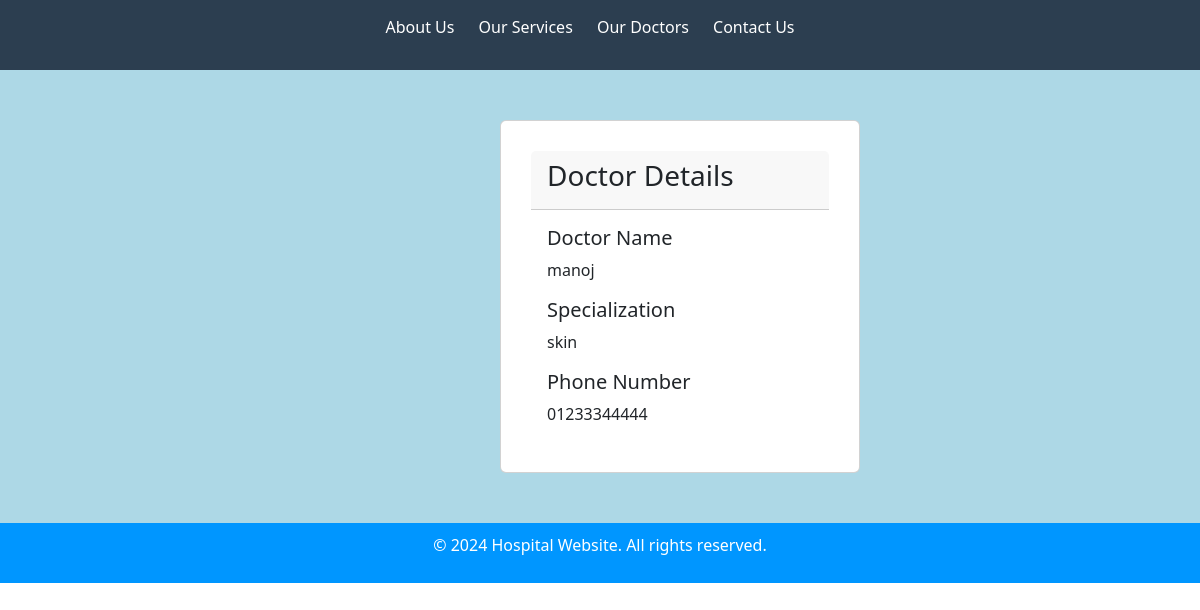
The page /user_doctor/doctors_details/3/ on the database its author committed.
### ehospital_app/models.py (models this page shows, shortened)
class Doctor(models.Model):
    doc_name=models.CharField(max_length=100)
    specialization = models.CharField(max_length=50)
    phone_number = models.CharField(max_length=15)

### doctor_app/views.py (the view)
# urls.py: path('doctors_details/<int:doctors_id>/',views.userdetails_doctor, name='doctors_details'),
def userdetails_doctor(request,doctors_id):
    doctors = Doctor.objects.get(id=doctors_id)
    return render(request,'doctor_user/doctordetails.html',{'doctors':doctors})

### templates/doctor_user/doctordetails.html
 {% extends 'base.html'%}
{% load static %}
{% block content %}
 <div style="background-color:lightblue;  padding: 50px 0px;">
 <div class="card" style="width : 30%;  padding: 30px; margin-left: 500px; ">
  <div class="card-header">
      <h3>Doctor Details</h3>
  </div>
  <div class="card-body">
    <h5 class="card-title">Doctor Name</h5>
    <p class="card-text">{{ doctors.doc_name }}</p>
      <h5 class="card-title">Specialization</h5>
    <p class="card-text">{{ doctors.specialization }}</p>
      <h5 class="card-title">Phone Number</h5>
    <p class="card-text">{{ doctors.phone_number }}</p>
  </div>
</div>
     </div>
 {% endblock %}

### static/css/style.css (style rules this page uses)
body { font-family: Arial, sans-serif; margin: 0; padding: 0; }

### rows shown on the page
Doctor: doc_name "manoj", specialization "skin", phone_number "01233344444"
